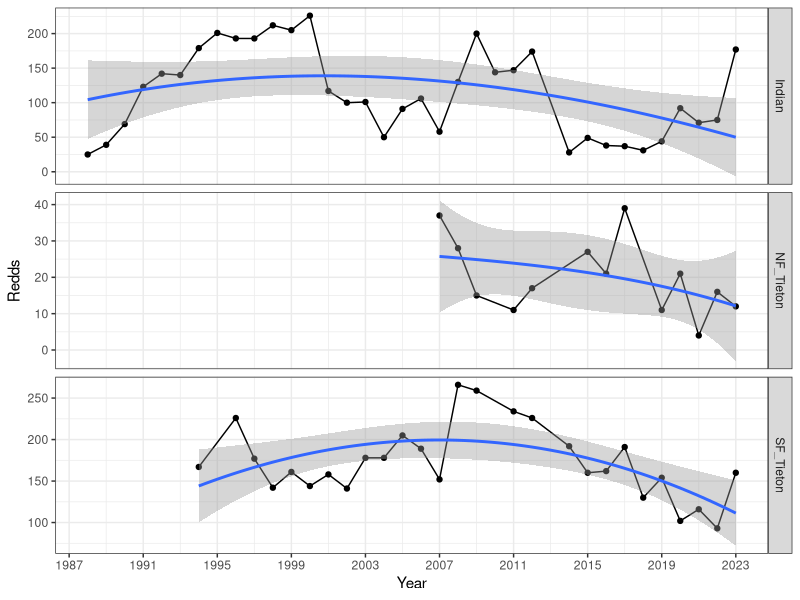
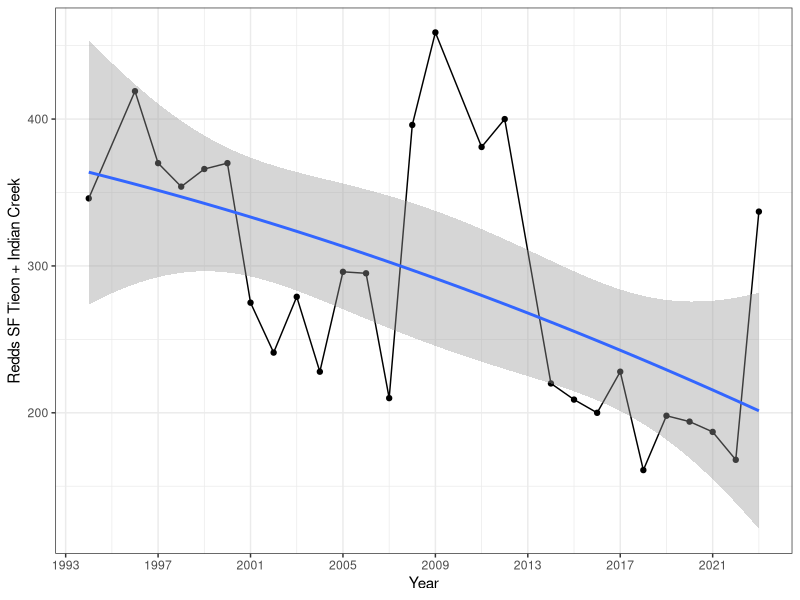
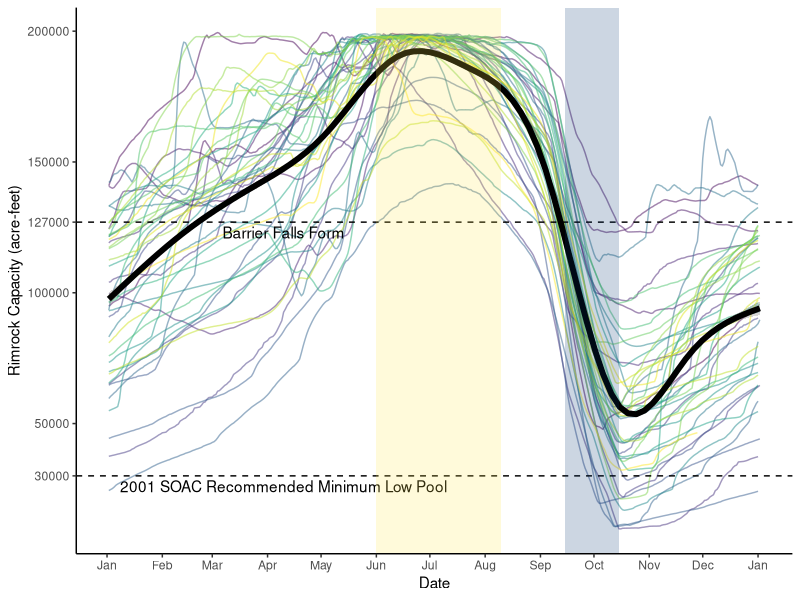
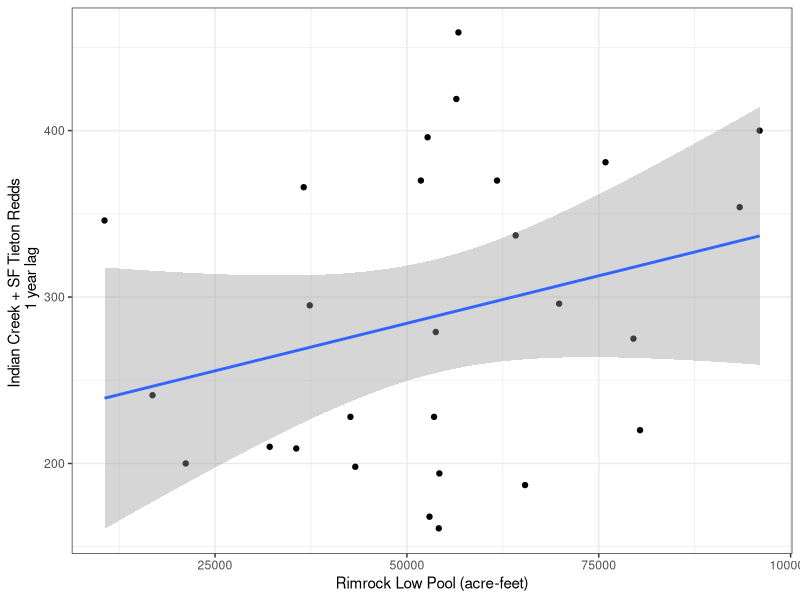
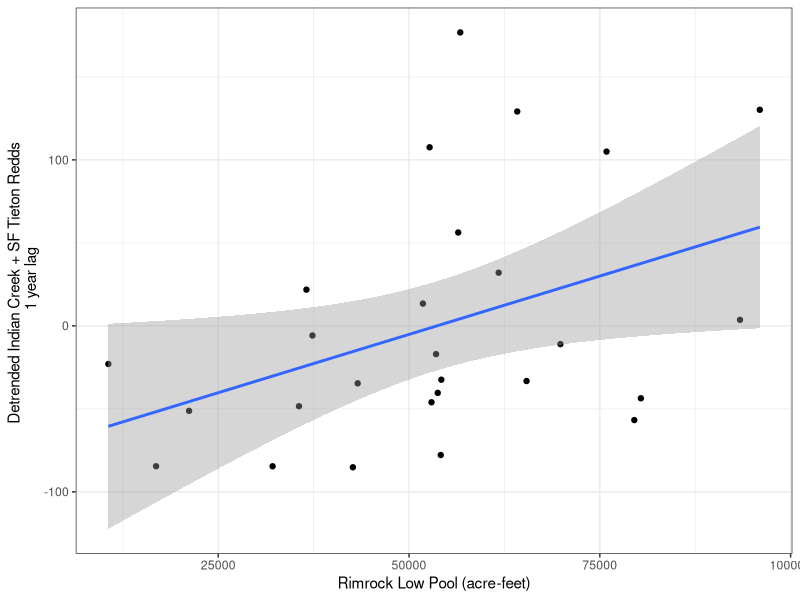
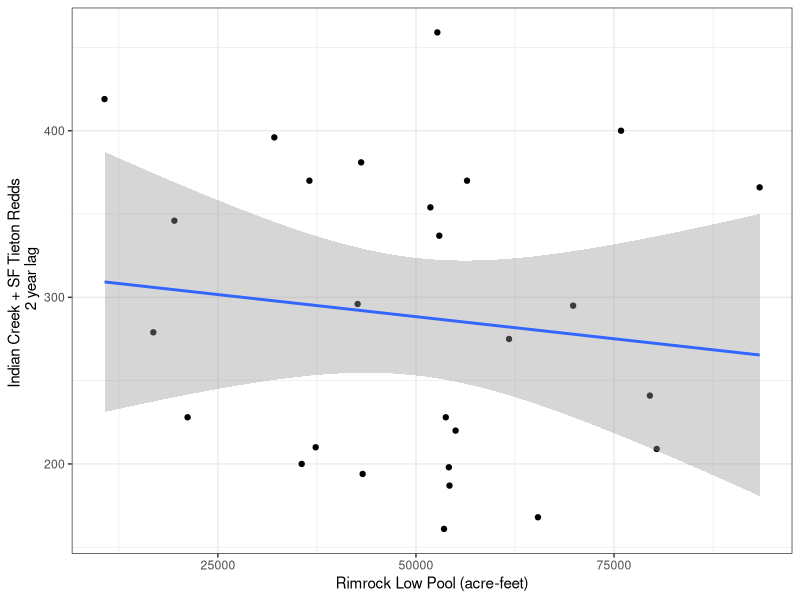
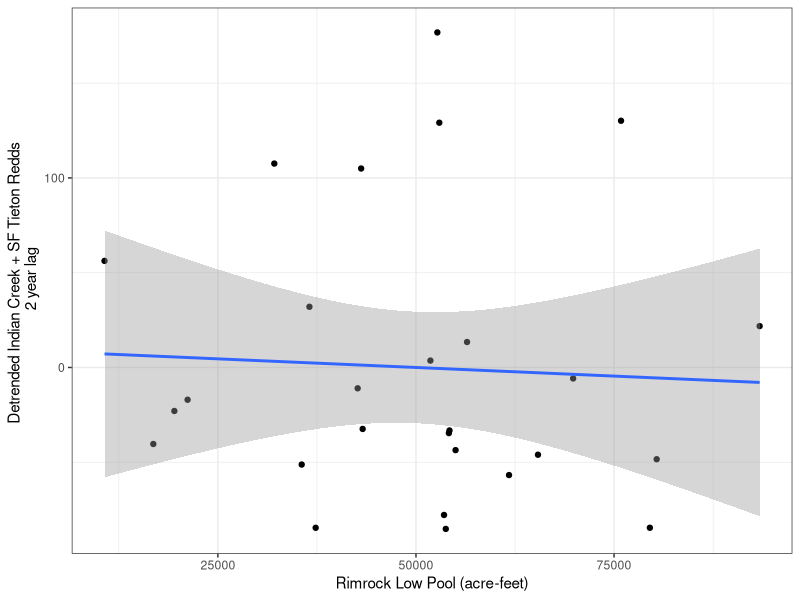
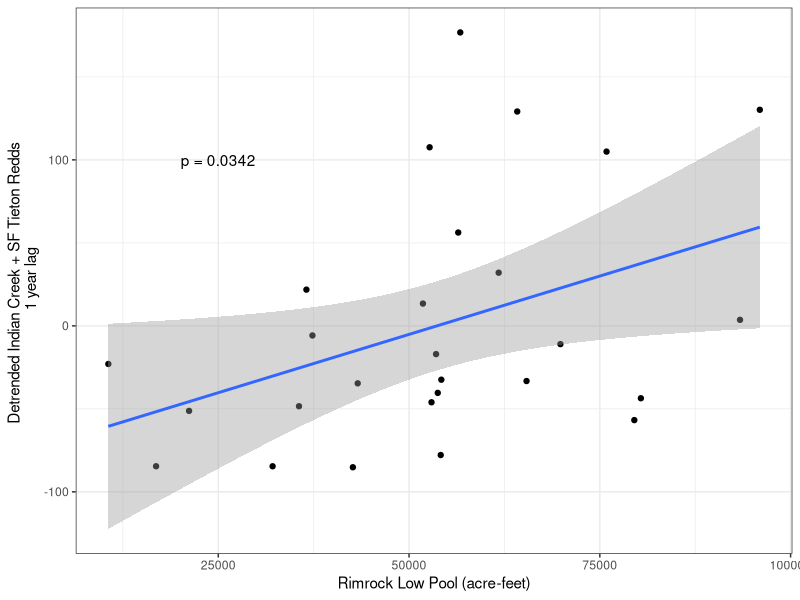

Write the R code that produced these figures, in order.
## ---- chunk 1

# ==== functions ========== 
ipak <- function(pkg){
  new.pkg <- pkg[!(pkg %in% installed.packages()[, "Package"])]
  if (length(new.pkg)) 
    install.packages(new.pkg, dependencies = TRUE)
  sapply(pkg, require, character.only = TRUE)
}

libs <- c('cowplot', 'plotly','effects','mice','zoo','tidyverse','lubridate', 'magrittr','pracma')
ipak(libs)
# require(cowplot)
# require(plotly)
# require(effects)
# require(mice)
# require(zoo)
# require(tidyverse)
# require(lubridate)
# require(magrittr)
# require(pracma)
## ---- chunk 2
# Data Input

# Divens 2024 provides the raw data (yay), but the format is not ideal for input, we already have completed some manual clean up. The data and associated readmes are provided in the excel workbook titled redd_counts.xlsx in this directory.

# Here we import the data and roll up (or break down) all redd counts to the local population scale. This is the largest spatial scale at which population size is determined by local birth/deaths and may also fit well to the population genetic definition of a population.

redds <- readxl::read_xlsx("data/redd_counts.xlsx", sheet = 2)

# now lets make this data long
redd_long <- redds %>%
  pivot_longer(cols = -c(local_pop, sub_pop, pop_complex, current_life_history), names_to = "year", values_to = "redds_sub_pop")

#now, roll up the small scale counts to the local pops level
redds_up <- redd_long %>%
  group_by(local_pop, year) %>%
  summarise(redds = sum(redds_sub_pop, na.rm = TRUE)) %>%
  ungroup() 

redds_up %<>% 
  left_join(distinct(select(redd_long, local_pop, pop_complex), .keep_all = TRUE)) %>%
  mutate(year = as.numeric(year)) %>%
  filter(pop_complex=="Rimrock")

## ---- chunk 3
# import data 
bad_years <- readxl::read_xlsx("data/redd_counts.xlsx", sheet = 4)

#create an id for matching
bad_years %<>%
  mutate(by_id = paste(year, local_pop, sep = "_") )

by_ids <- bad_years$by_id

# set bad years to missing
redds_up %<>%
  mutate(by_id = paste(year, local_pop, sep = "_"),
         redds_na = case_when(by_id %in% by_ids ~ NA_real_,
                           TRUE ~ redds)) %>%
  select(-by_id)


## ---- chunk 4

ggplot(data = filter(drop_na(redds_up, redds_na)), aes(x = year, y = redds))+
  geom_point()+
  geom_line()+
  geom_smooth(span = 5)+
  theme_bw()+xlab("Year")+ylab("Redds")+
  scale_x_continuous(breaks = seq(1987, 2023, 4), minor_breaks = seq(1987, 2023, 2)) +
  facet_grid(rows = vars(local_pop), scales = "free_y")

## ---- chunk 5
redds_sf_i <- redds_up %>%
  filter(local_pop %in% c("SF_Tieton", "Indian")) %>%
  group_by(year) %>%
  summarise(redds_total = sum(redds_na)) %>%
  drop_na(redds_total) %>%
  filter(year > 1993)

ggplot(data = redds_sf_i, aes(x = year, y = redds_total))+
  geom_point()+
  geom_line()+
  geom_smooth(span = 5)+
  theme_bw()+xlab("Year")+ylab("Redds SF Tieon + Indian Creek")+
  scale_x_continuous(breaks = seq(1993, 2023, 4), minor_breaks = seq(1993, 2023, 2))
## ---- chunk 6
# here we import the data, pulled from the BoR hydromet page from 1981 to present (Nov 27 2023)

#rim af = RIMROCK RESERVOIR,TIETON RIVER AND WEATHER STATION Reservoir Water Storage, acre-feet
#rim fb = RIMROCK RESERVOIR,TIETON RIVER AND WEATHER STATION Reservoir Water Surface Elevation, feet
#rim gd = RIMROCK RESERVOIR,TIETON RIVER AND WEATHER STATION Average Stream Stage, feet
#rim qd = RIMROCK RESERVOIR,TIETON RIVER AND WEATHER STATION Average Stream Discharge, cfs
#rim qu = RIMROCK RESERVOIR,TIETON RIVER AND WEATHER STATION Estimated Average Unregulated Flow, cfs

rimrock <- read_tsv("data/rimrock_hydromet.txt", comment = "#")

#next let's clean thing up, we'll create a month-day column to compare data across years
rimrock %<>%
  mutate(yday = as.Date(yday(DateTime), origin = "2050-01-01"),
         year = year(DateTime))

## ---- chunk 7
# ggplot(rimrock)+geom_line(aes(yday, rim_af, color = factor(year)), alpha = 0.5)+
#   scale_x_date(date_labels = "%b", breaks = "1 month")+scale_color_viridis_d(guide = "none")+
#   geom_smooth(aes(yday, rim_af), color = "black", size = 2)+
#   theme_classic()+xlab("Date")+ylab("Rimrock Capacity (acre-feet)")+
#   #geom_vline(aes(xintercept = mdy("08-10-2050")))+
#   geom_hline(aes(yintercept = 127000))+
#   annotate(geom= "text", x = mdy("04-10-2050"), y = 123000, label = "Barrier Falls Form")+
#   #annotate(geom= "text", x = mdy("08-08-2050"), y = 50000, label = "Upstream Spawning\nMigration Complete", angle = 90)
#   annotate("rect", xmin = mdy("06-01-2050"), xmax = mdy("08-10-2050"), ymin = -Inf, ymax = Inf, fill = "#FFEA46FF" , alpha = 0.2)+
#   annotate("rect", xmin = mdy("08-10-2050"), xmax = mdy("10-15-2050"), ymin = -Inf, ymax = Inf, fill = "#00336FFF" , alpha = 0.2) +
#   annotate(geom= "text", x = mdy("07-01-2050"), y = 50000, label = "Upstream Spawning\nMigration", angle = 90) +
#   annotate(geom= "text", x = mdy("09-8-2050"), y = 50000, label = "Adult Downstream \n Post-Spawning Migration", angle = 90)

# for BA
ggplot(rimrock)+geom_line(aes(yday, rim_af, color = factor(year)), alpha = 0.5)+
  scale_x_date(date_labels = "%b", breaks = "1 month")+scale_color_viridis_d(guide = "none")+
  geom_smooth(aes(yday, rim_af), color = "black", size = 2)+
  theme_classic()+xlab("Date")+ylab("Rimrock Capacity (acre-feet)")+
  scale_y_continuous(breaks = c(30000, 50000, 100000, 127000, 150000, 200000))+
  #geom_vline(aes(xintercept = mdy("08-10-2050")))+
  geom_hline(aes(yintercept = 127000), linetype =2)+
  geom_hline(aes(yintercept = 30000), linetype =2)+
  annotate(geom= "text", x = mdy("04-10-2050"), y = 123000, label = "Barrier Falls Form")+
  annotate(geom= "text", x = mdy("04-10-2050"), y = 26000, label = "2001 SOAC Recommended Minimum Low Pool")+
  #annotate(geom= "text", x = mdy("08-08-2050"), y = 50000, label = "Upstream Spawning\nMigration Complete", angle = 90)
  annotate("rect", xmin = mdy("06-01-2050"), xmax = mdy("08-10-2050"), ymin = -Inf, ymax = Inf, fill = "#FFEA46FF" , alpha = 0.2)+
  annotate("rect", xmin = mdy("09-15-2050"), xmax = mdy("10-15-2050"), ymin = -Inf, ymax = Inf, fill = "#00336FFF" , alpha = 0.2)# +
#  annotate(geom= "text", x = mdy("07-01-2050"), y = 50000, label = "Upstream Spawning\nMigration", angle = 90) +
#  annotate(geom= "text", x = mdy("09-8-2050"), y = 50000, label = "Adult Downstream \n Post-Spawning Migration", angle = 90)
## ---- chunk 8
# create min_pool
rimrock %>%
  group_by(year) %>%
  slice_min(rim_af, with_ties = F) ->min_pool_year

# add lagged pool height data
redds_sf_i %<>%
  left_join(select(min_pool_year, year, rim_af))%>%
  mutate(lag1_year = year -1) %>%
  left_join(select(min_pool_year, year, lag1_rim_af=rim_af), by = c("lag1_year"= "year")) %>%
  mutate(lag2_year = year -2) %>%
  left_join(select(min_pool_year, year, lag2_rim_af=rim_af), by = c("lag2_year"= "year")) 

# add detrended redd counts
redds_sf_i %<>%
  mutate(detrend_redds = detrend(redds_sf_i$redds_total))  #note shuold probably do this manually at some point


# qc check on detrend function, note: looks good!
# ggplot(data = redds_sf_i)+
#   geom_point( aes(x = year, y = redds_total))+
#   geom_line( aes(x = year, y = redds_total))+
#   geom_smooth( aes(x = year, y = redds_total),method = "lm")+
#   geom_point(aes(x = year, y = detrend_redds))+
#   theme_bw()+xlab("Year")+ylab("Redds SF Tieon + Indian Creek")+
#   scale_x_continuous(breaks = seq(1993, 2023, 4), minor_breaks = seq(1993, 2023, 2))+
#   geom_hline(aes(yintercept = 0))
## ---- chunk 9
ggplot(redds_sf_i, aes(lag1_rim_af, redds_total))+geom_point()+geom_smooth(method ="lm")+
  theme_bw()+xlab("Rimrock Low Pool (acre-feet)")+ylab("Indian Creek + SF Tieton Redds \n 1 year lag")
summary(lm(redds_total~lag1_rim_af, data = redds_sf_i))

## ---- chunk 10
ggplot(redds_sf_i, aes(lag1_rim_af, detrend_redds))+geom_point()+geom_smooth(method ="lm")+
  theme_bw()+xlab("Rimrock Low Pool (acre-feet)")+ylab("Detrended Indian Creek + SF Tieton Redds \n 1 year lag")
summary(lm(detrend_redds~lag1_rim_af, data = redds_sf_i))

## ---- chunk 11
ggplot(redds_sf_i, aes(lag2_rim_af, redds_total))+geom_point()+geom_smooth(method ="lm")+theme_bw()+xlab("Rimrock Low Pool (acre-feet)")+ylab("Indian Creek + SF Tieton Redds \n 2 year lag")

## ---- chunk 12
ggplot(redds_sf_i, aes(lag2_rim_af, detrend_redds))+geom_point()+geom_smooth(method ="lm")+theme_bw()+xlab("Rimrock Low Pool (acre-feet)")+ylab("Detrended Indian Creek + SF Tieton Redds \n 2 year lag")

## ---- chunk 13
ggplot(redds_sf_i, aes(lag1_rim_af, detrend_redds))+geom_point()+geom_smooth(method ="lm")+theme_bw()+xlab("Rimrock Low Pool (acre-feet)")+ylab("Detrended Indian Creek + SF Tieton Redds \n 1 year lag") + annotate(geom= "text", x = 25000, y = 100, label = "p = 0.0342")
